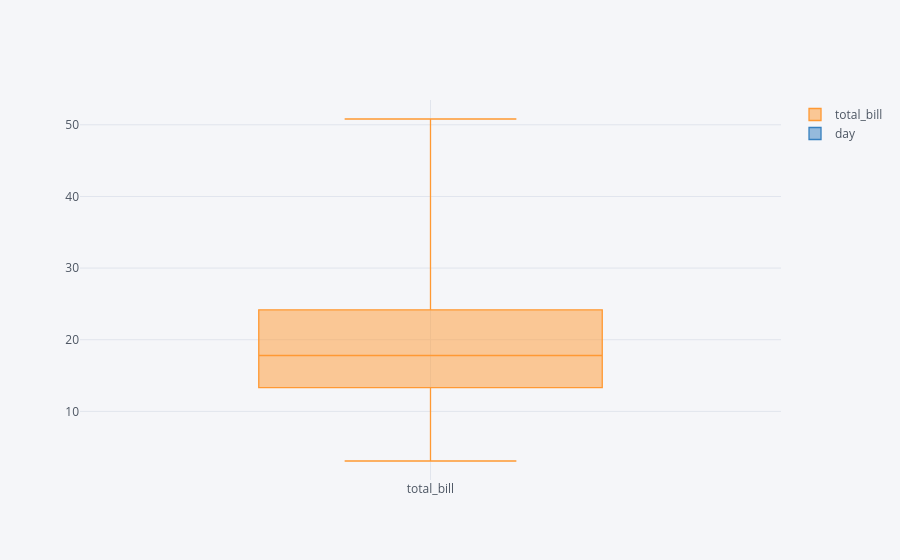

Notebook source saved alongside this figure:
### Code cell
tips[['total_bill','day']].iplot(kind='box', x = 'total_bill', y = 'day')

### Figure 1 — Plotly figure (JSON) as saved in the notebook; plotly's stock layout.template omitted (floating-point values rounded to 4 significant figures; data arrays with more than 128 entries replaced by an {"elided": "..."} marker saying what was removed)
{"data": [{"boxpoints": false, "line": {"width": 1.3}, "marker": {"color": "rgba(255, 153, 51, 1.0)"}, "name": "total_bill", "orientation": "v", "type": "box", "y": {"elided": "244 float values"}}, {"boxpoints": false, "line": {"width": 1.3}, "marker": {"color": "rgba(55, 128, 191, 1.0)"}, "name": "day", "orientation": "v", "type": "box", "y": {"elided": "244 str values"}}], "layout": {"legend": {"bgcolor": "#F5F6F9", "font": {"color": "#4D5663"}}, "paper_bgcolor": "#F5F6F9", "plot_bgcolor": "#F5F6F9", "title": {"font": {"color": "#4D5663"}}, "xaxis": {"gridcolor": "#E1E5ED", "showgrid": true, "tickfont": {"color": "#4D5663"}, "title": {"font": {"color": "#4D5663"}, "text": ""}, "zerolinecolor": "#E1E5ED"}, "yaxis": {"gridcolor": "#E1E5ED", "showgrid": true, "tickfont": {"color": "#4D5663"}, "title": {"font": {"color": "#4D5663"}, "text": ""}, "zerolinecolor": "#E1E5ED"}}}
